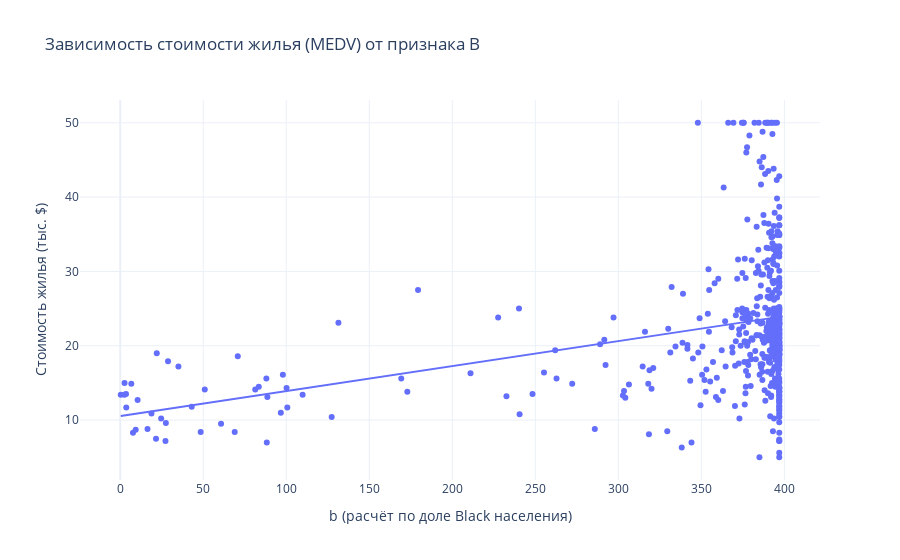

The notebook cell saved with this chart:
### Markdown cell above
В столбце b большое количество выбросов, посмотрим, каким образом данные из этого столбца влияют на target:

### Code cell
import plotly.express as px

fig = px.scatter(
    df,
    x = 'b',
    y = 'medv',
    title = 'Зависимость стоимости жилья (MEDV) от признака B',
    labels = {'b': 'b (расчёт по доле Black населения)', 'medv': 'Стоимость жилья (тыс. $)'},
    trendline='ols', 
    template='plotly_white'
)

fig.show()

### Figure 1 — Plotly figure (JSON) as saved in the notebook; plotly's stock layout.template omitted (floating-point values rounded to 4 significant figures; data arrays with more than 128 entries replaced by an {"elided": "..."} marker saying what was removed)
{"data": [{"hovertemplate": "b (расчёт по доле Black населения)=%{x}<br>Стоимость жилья (тыс. $)=%{y}<extra></extra>", "legendgroup": "", "marker": {"color": "#636efa", "symbol": "circle"}, "mode": "markers", "name": "", "orientation": "v", "showlegend": false, "type": "scatter", "x": {"elided": "506 float values"}, "xaxis": "x", "y": {"elided": "506 float values"}, "yaxis": "y"}, {"hovertemplate": "<b>OLS trendline</b><br>medv = 0.0335931 * b + 10.551<br>R<sup>2</sup>=0.111196<br><br>b (расчёт по доле Black населения)=%{x}<br>Стоимость жилья (тыс. $)=%{y} <b>(trend)</b><extra></extra>", "legendgroup": "", "marker": {"color": "#636efa", "symbol": "circle"}, "mode": "lines", "name": "", "showlegend": false, "type": "scatter", "x": {"elided": "506 float values"}, "xaxis": "x", "y": {"elided": "506 float values"}, "yaxis": "y"}], "layout": {"legend": {"tracegroupgap": 0}, "title": {"text": "Зависимость стоимости жилья (MEDV) от признака B"}, "xaxis": {"anchor": "y", "domain": [0, 1], "title": {"text": "b (расчёт по доле Black населения)"}}, "yaxis": {"anchor": "x", "domain": [0, 1], "title": {"text": "Стоимость жилья (тыс. $)"}}}}
